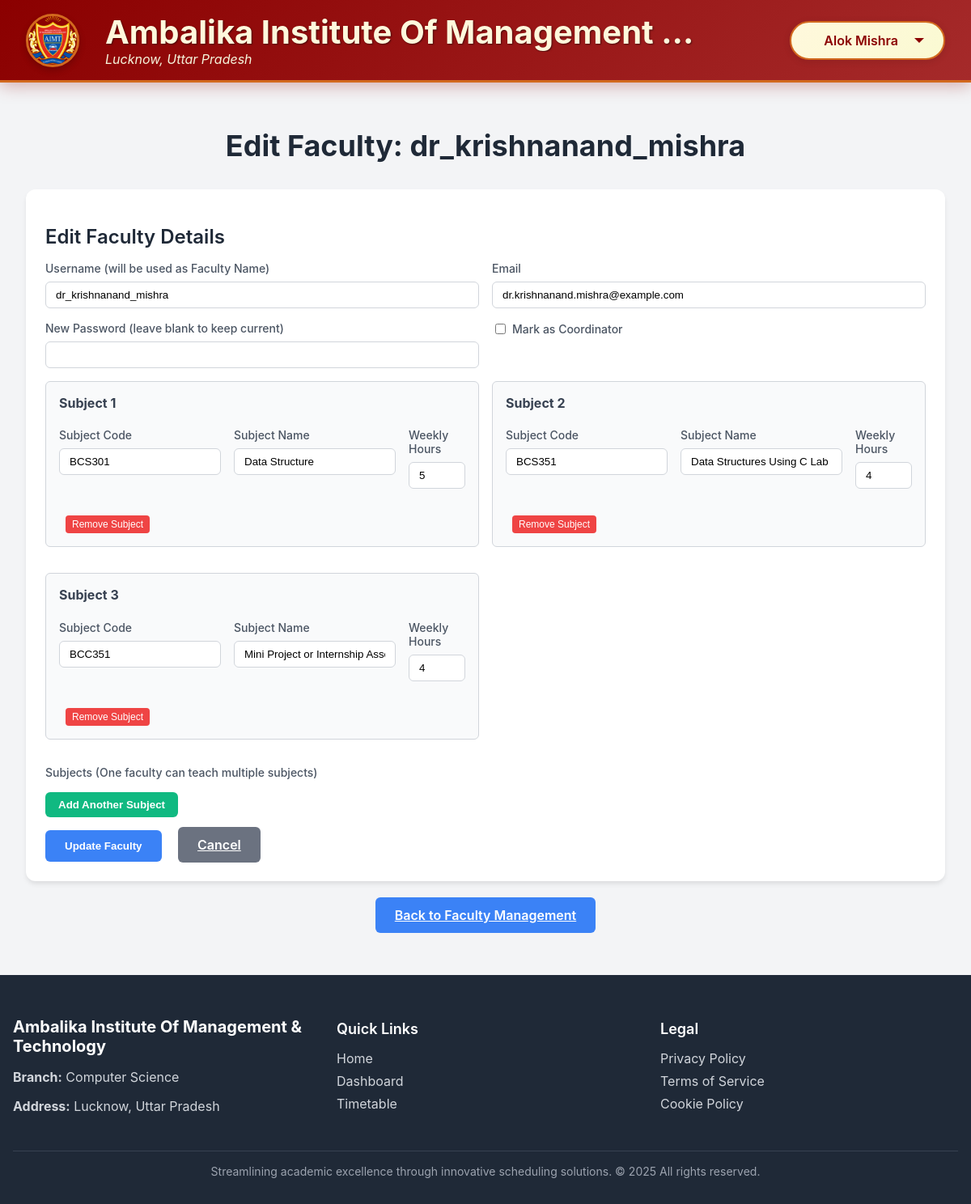
The app's page /hod/edit_faculty.php?id=23 (signed in), older data.
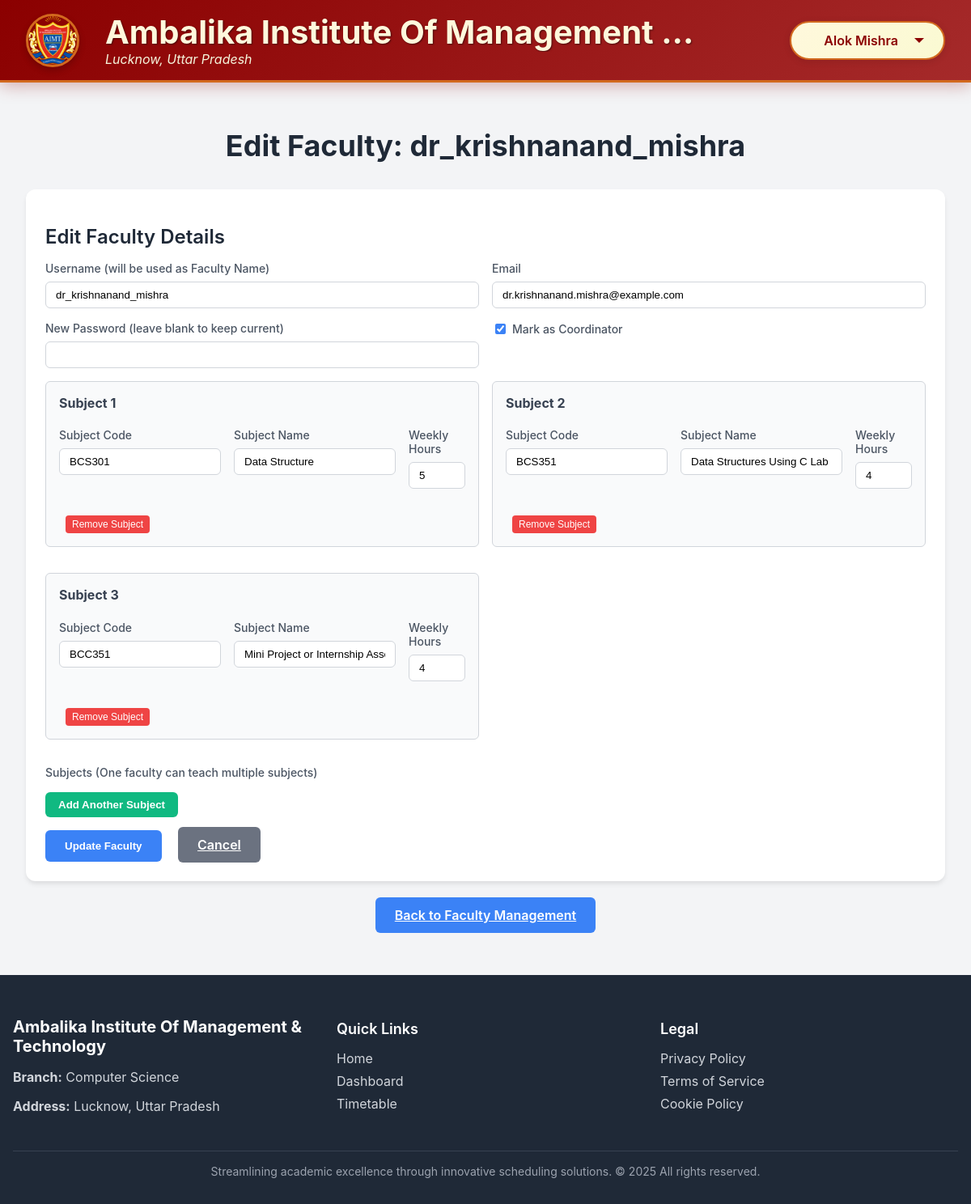
The same page, newer data.
### tables this page shows
CREATE TABLE IF NOT EXISTS `faculty` (
  `faculty_id` int NOT NULL AUTO_INCREMENT,
  `user_id` int NOT NULL,
  `branch_id` int NOT NULL,
  `faculty_name` varchar(100) NOT NULL,
  `email` varchar(100) NOT NULL,
  `created_by` int NOT NULL,
  `created_at` timestamp NULL DEFAULT CURRENT_TIMESTAMP,
  `password` varchar(100) DEFAULT NULL,
  `is_coordinator` tinyint(1) DEFAULT '0',
  PRIMARY KEY (`faculty_id`),
  UNIQUE KEY `email` (`email`),
  KEY `user_id` (`user_id`),
  KEY `branch_id` (`branch_id`),
  KEY `created_by` (`created_by`),
  CONSTRAINT `faculty_ibfk_1` FOREIGN KEY (`user_id`) REFERENCES `users` (`user_id`) ON DELETE CASCADE,
  CONSTRAINT `faculty_ibfk_2` FOREIGN KEY (`branch_id`) REFERENCES `branches` (`branch_id`) ON DELETE CASCADE,
  CONSTRAINT `faculty_ibfk_3` FOREIGN KEY (`created_by`) REFERENCES `users` (`user_id`) ON DELETE RESTRICT
);

CREATE TABLE IF NOT EXISTS `users` (
  `user_id` int NOT NULL AUTO_INCREMENT,
  `username` varchar(50) NOT NULL,
  `password` varchar(50) NOT NULL,
  `role` enum('hod','faculty') NOT NULL,
  `email` varchar(100) NOT NULL,
  `created_at` timestamp NULL DEFAULT CURRENT_TIMESTAMP,
  PRIMARY KEY (`user_id`),
  UNIQUE KEY `username` (`username`),
  UNIQUE KEY `email` (`email`)
);

### hod/edit_faculty.php (the view, shortened to what the changed rows need)
<?php
include 'header.php';
$query = "SELECT h.branch_id FROM hod h WHERE h.user_id = " . (int)$_SESSION['user_id'];
$result = mysqli_query($conn, $query);
$hod_data = mysqli_fetch_assoc($result);
$branch_id = $hod_data['branch_id'];
$faculty_id = (int)$_GET['id'];
$faculty_query = "SELECT f.faculty_id, u.user_id, f.faculty_name, f.email, u.username, u.password, f.is_coordinator
                  FROM faculty f
                  JOIN users u ON f.user_id = u.user_id
                  WHERE f.faculty_id = $faculty_id AND f.branch_id = $branch_id";
$faculty_result = mysqli_query($conn, $faculty_query);
$faculty_data = mysqli_fetch_assoc($faculty_result);
?>
<div class="container">
    <h1 class="title">Edit Faculty: <?php echo htmlspecialchars($faculty_data['faculty_name'] ?? 'Unknown'); ?></h1>
    <div class="form-card">
        <h2 class="form-title">Edit Faculty Details</h2>
        <form method="post" class="form-grid">
            <div class="form-group">
                <label for="username">Username (will be used as Faculty Name)</label>
                <input type="text" id="username" name="username" value="<?php echo htmlspecialchars($faculty_data['username']); ?>" required class="input-field">
            </div>
            <div class="form-group">
                <label for="email">Email</label>
                <input type="email" id="email" name="email" value="<?php echo htmlspecialchars($faculty_data['email']); ?>" required class="input-field">
            </div>
            <div class="form-group">
                <label for="is_coordinator" style="display: flex; align-items: center;">
                    <input type="checkbox" id="is_coordinator" name="is_coordinator" <?php echo ($faculty_data['is_coordinator'] ?? 0) ? 'checked' : ''; ?> style="width: auto; margin-right: 0.5rem; accent-color: #3b82f6;">
                    <span>Mark as Coordinator</span>
                </label>
            </div>
        </form>
    </div>
    <div style="text-align: center; margin-top: 2rem;">
        <a href="faculty_management.php" class="button button-primary">Back to Faculty Management</a>
    </div>
</div>
<?php include 'footer.php'; ?>

Row changes from the older to the newer data that the page shows:
changed faculty "dr_krishnanand_mishra": is_coordinator "☐" → "☑"
